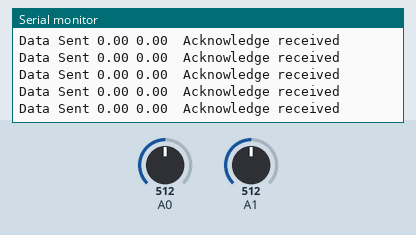
Simulated run of this sketch. Board: Arduino Uno, built with avr-gcc and run on an emulated ATmega328P. Parts: the last lines printed to the serial monitor. The test bench sets the inputs (shaded band); at power-on: A0 = 512, A1 = 512. No radio packets arrive unless stated.

Above: at 4.2 s.
4.3 s: A0 set to 759
At 4.6 s:
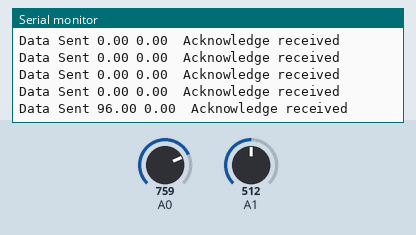
7.3 s: A0 set to 775
At 7.43 s:
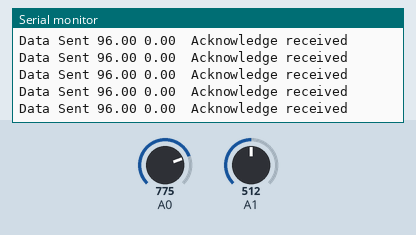
Timing chart, 0 to 10.3 s (numbered marks = the images above; inputs shaded):
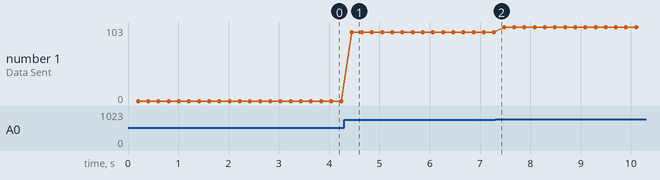

The sketch:

transmitter.ino
```cpp
//Transmitter Code:
//Code to transmit motor values mapped from joystick position
//Include libraries
#include <SPI.h>
#include <nRF24L01.h>
#include <RF24.h>

//Define radio pins, address, and size of data to send
#define CE_PIN   8
#define CSN_PIN 7
const byte slaveAddress[5] = {'R','x','A','A','A'};
float dataToSend[2];

//Create a radio
RF24 radio(CE_PIN, CSN_PIN);

//Creating time variables
unsigned long currentMillis;
unsigned long prevMillis;
unsigned long txIntervalMillis = 200; // send once per 200ms


void setup() {
    //Serial connector
    Serial.begin(9600);
    Serial.println("SimpleTx Starting");

    //Start radio
    radio.begin();
    radio.setDataRate( RF24_250KBPS );
    radio.setRetries(3,5); // delay, count
    radio.openWritingPipe(slaveAddress);
}

void loop() {
    //Read values needed
    float y_val1 = analogRead(A0);
    float y_val = analogRead(A1);

    //Map read values to range(-150, 150)
    dataToSend[0] = map(y_val1, 0, 1023, -200, 200);
    dataToSend[1] = -1 * map(y_val, 0, 1023, -200, 200);

    //Send data read every 200ms
    currentMillis = millis();
    if (currentMillis - prevMillis >= txIntervalMillis) {
        send();
        prevMillis = millis();
    }
}

//Function to send data via radio
void send() {
    //Boolean condition of receiver acknowledgment
    bool rslt;
    rslt = radio.write( &dataToSend, sizeof(dataToSend) );

    //Print data to serial monitor for debugging purpose
    Serial.print("Data Sent ");
    Serial.print(dataToSend[0]);
    Serial.print(" ");
    Serial.print(dataToSend[1]);

    //Print receiver acknowledgment state
    if (rslt) {
        Serial.println("  Acknowledge received");
    }
    else {
        Serial.println("  Tx failed");
    }
}
```

Measured:
- after the input at 4.3 s, the serial monitor: prints a new line after 0.15 s (image 1)
- plotted number 1: 0 → 96 after the input at 4.3 s, 96 → 103 after the input at 7.3 s
